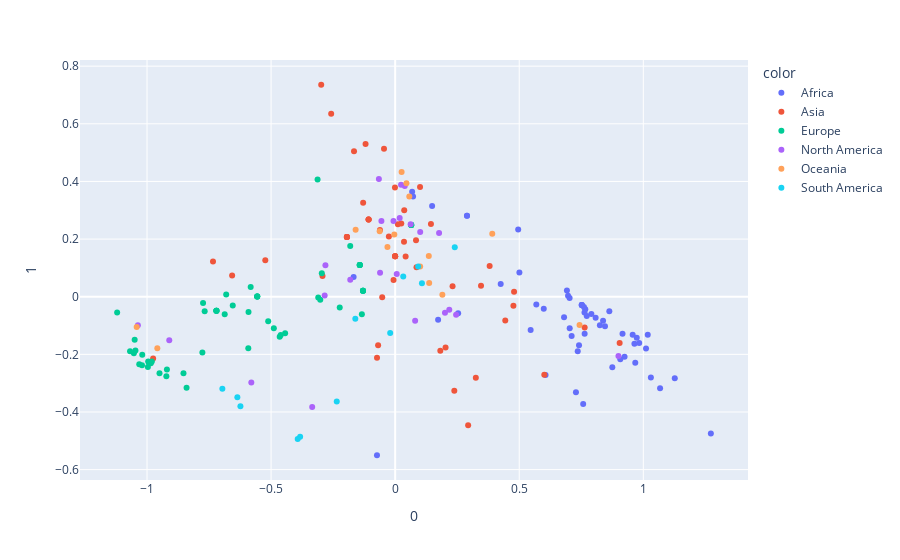

Here is the notebook cell this chart was saved with:
### Code cell
fig = px.scatter(x_pca, x = 0,y=1, color = data['Continent'])
fig.show()
